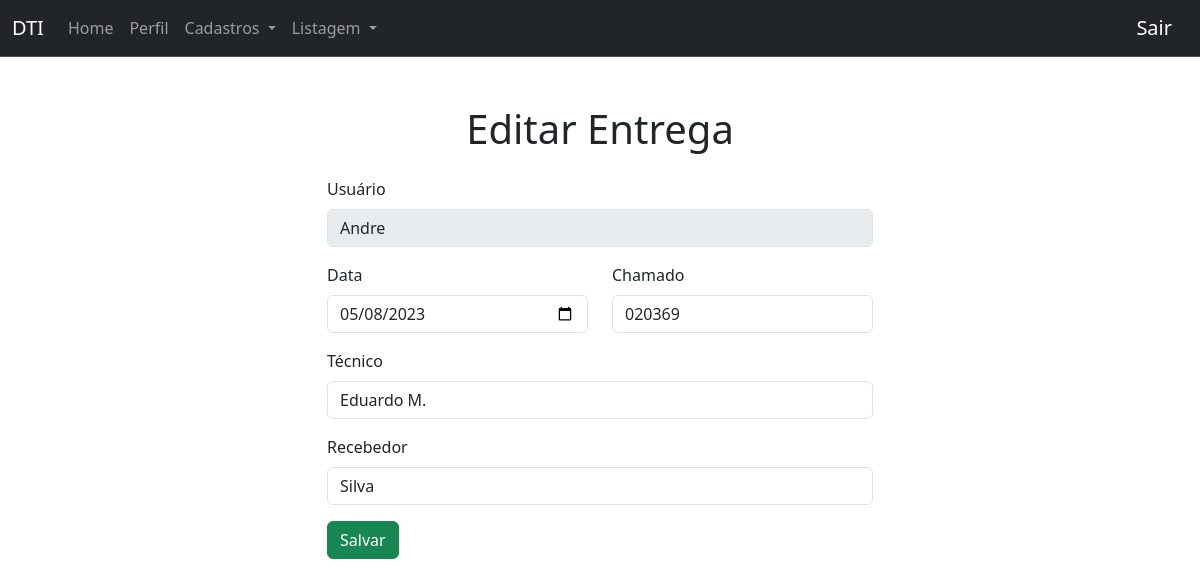
/editar/edit-entrega.php?id=23 (signed in), run on an earlier commit of the app's database.
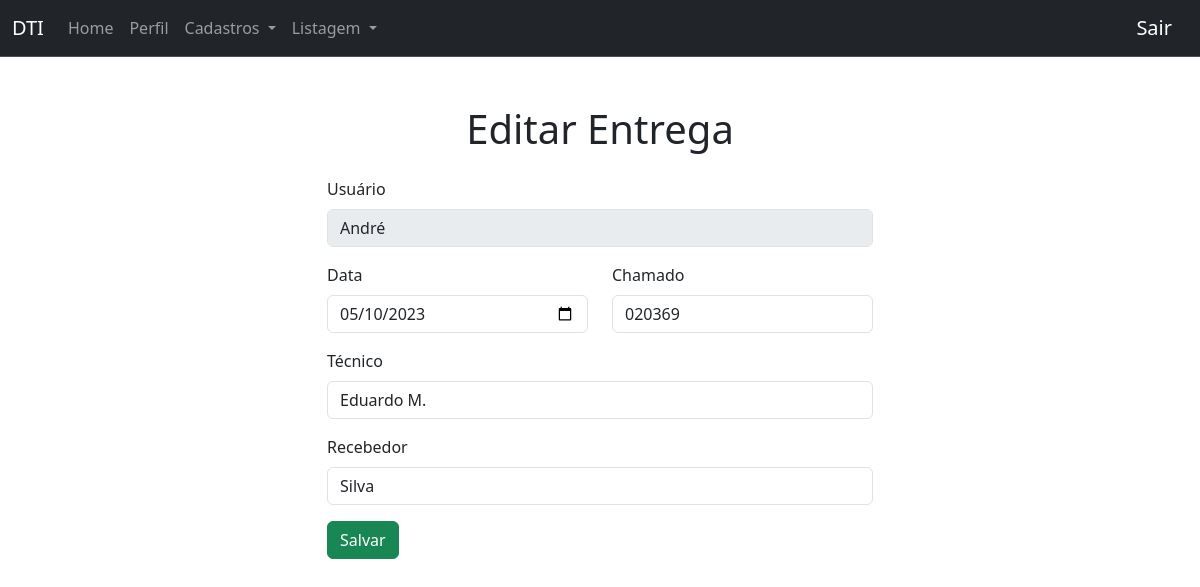
And on a later commit of the database.
### tables this page shows
CREATE TABLE `usuario` (
  `id` int(11) NOT NULL,
  `nome` varchar(100) NOT NULL,
  `senha` varchar(100) NOT NULL,
  `status` int(1) NOT NULL
);

CREATE TABLE `tabela` (
  `id` int(11) NOT NULL,
  `id_usuario` int(11) NOT NULL,
  `data` varchar(15) NOT NULL,
  `chamado` varchar(20) NOT NULL,
  `id_tecnico` int(11) NOT NULL,
  `recebedor` varchar(100) NOT NULL
);

### editar/edit-entrega.php (the view, shortened to what this page needs)
<?php
    require_once('../conexao.php');
    $sql = "SELECT * FROM tabela WHERE id = " . $_GET['id'];
    $resultado = mysqli_query($conexao, $sql);
    $linha = mysqli_fetch_array($resultado);
    $sql_usuario = "SELECT * FROM usuario WHERE id = " . $linha['id_usuario'];
    $resultado_usuario = mysqli_query($conexao, $sql_usuario);
    $linha_usuario = mysqli_fetch_array($resultado_usuario);
    $sql_tecnico = "SELECT * FROM tecnico WHERE id = " . $linha['id_tecnico'];
    $resultado_tecnico = mysqli_query($conexao, $sql_tecnico);
    $linha_tecnico = mysqli_fetch_array($resultado_tecnico);
    $dateObj = DateTime::createFromFormat('d/m/Y', $linha['data']);
    $dataFormatada = $dateObj->format('Y-m-d');
    ?>
<!DOCTYPE html>
<html lang="pt-br">
<head>
    <link href="https://cdn.jsdelivr.net/npm/bootstrap@5.3.3/dist/css/bootstrap.min.css" rel="stylesheet">
</head>
<body>
    <?php require_once("../template/menu01.php") ?>
    <main class="container mt-5">
        <h1 class="text-center mb-4">Editar Entrega</h1>
        <div class="row justify-content-center">
            <div class="col-md-6">
                <form method="post">
                    <div class="mb-3">
                        <label for="edit-usuario" class="form-label">Usuário</label>
                        <input type="text" class="form-control" name="edit-usuario" id="edit-usuario" value="<?= $linha_usuario['nome'] ?>" disabled>
                    </div>
                    <div class="row mb-3">
                        <div class="col">
                            <label for="edit-data" class="form-label">Data</label>
                            <input type="date" class="form-control" name="edit-data" id="edit-data" value="<?= $dataFormatada ?>" required>
                        </div>
                        <div class="col">
                            <label for="edit-chamado" class="form-label">Chamado</label>
                            <input type="number" class="form-control" name="edit-chamado" id="edit-chamado" value="<?= $linha['chamado'] ?>" required>
                        </div>
                    </div>
                    <div class="mb-3">
                        <label for="edit-tecnico" class="form-label">Técnico</label>
                        <select name="edit-tecnico" id="edit-tecnico" class="form-control" required>
                            <option value="<?= $linha['id_tecnico'] ?>"><?= $linha_tecnico['nome'] ?></option>
                        </select>
                    </div>
                    <div class="mb-3">
                        <label for="edit-recebedor" class="form-label">Recebedor</label>
                        <input type="text" class="form-control" name="edit-recebedor" id="edit-recebedor" value="<?= $linha['recebedor'] ?>" required>
                    </div>
                    <button type="submit" class="btn btn-success" name="salvar">Salvar</button>
                </form>
            </div>
        </div>
    </main>
</body>
</html>

What changed in the data, as far as the page shows it:
changed usuario: edit-usuario "Andre" → "André"
changed tabela "Silva": edit-data "05/08/2023" → "05/10/2023"
